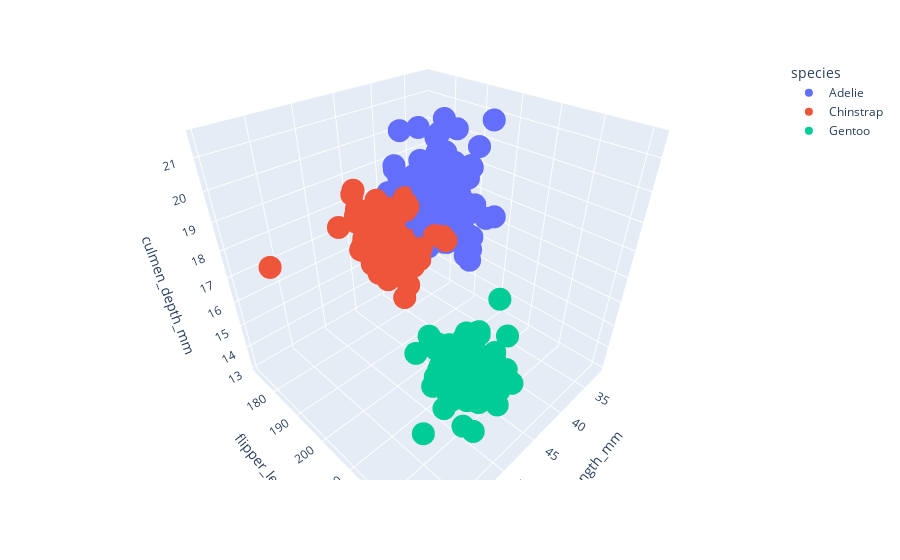

This figure's notebook cell:
### Code cell
fig = px.scatter_3d(df, 
                    x='culmen_length_mm',
                    y='flipper_length_mm',
                    z='culmen_depth_mm',
                    color='species')
fig.show();

### Figure 1 — Plotly figure (JSON) as saved in the notebook; plotly's stock layout.template omitted (floating-point values rounded to 4 significant figures; data arrays with more than 128 entries replaced by an {"elided": "..."} marker saying what was removed)
{"data": [{"hovertemplate": "species=Adelie<br>culmen_length_mm=%{x}<br>flipper_length_mm=%{y}<br>culmen_depth_mm=%{z}<extra></extra>", "legendgroup": "Adelie", "marker": {"color": "#636efa", "symbol": "circle"}, "mode": "markers", "name": "Adelie", "scene": "scene", "showlegend": true, "type": "scatter3d", "x": {"elided": "146 float values"}, "y": {"elided": "146 int values"}, "z": {"elided": "146 float values"}}, {"hovertemplate": "species=Chinstrap<br>culmen_length_mm=%{x}<br>flipper_length_mm=%{y}<br>culmen_depth_mm=%{z}<extra></extra>", "legendgroup": "Chinstrap", "marker": {"color": "#EF553B", "symbol": "circle"}, "mode": "markers", "name": "Chinstrap", "scene": "scene", "showlegend": true, "type": "scatter3d", "x": [46.5, 50, 51.3, 45.4, 52.7, 45.2, 46.1, 51.3, 46, 51.3, 46.6, 51.7, 47, 52, 45.9, 50.5, 50.3, 58, 46.4, 49.2, 42.4, 48.5, 43.2, 50.6, 46.7, 52, 50.5, 49.5, 46.4, 52.8, 40.9, 54.2, 42.5, 51, 49.7, 47.5, 47.6, 52, 46.9, 53.5, 49, 46.2, 50.9, 45.5, 50.9, 50.8, 50.1, 49, 51.5, 49.8, 48.1, 51.4, 45.7, 50.7, 42.5, 52.2, 45.2, 49.3, 50.2, 45.6, 51.9, 46.8, 45.7, 55.8, 43.5, 49.6, 50.8, 50.2], "y": [192, 196, 193, 188, 197, 198, 178, 197, 195, 198, 193, 194, 185, 201, 190, 201, 197, 181, 190, 195, 181, 191, 187, 193, 195, 197, 200, 200, 191, 205, 187, 201, 187, 203, 195, 199, 195, 210, 192, 205, 210, 187, 196, 196, 196, 201, 190, 212, 187, 198, 199, 201, 193, 203, 187, 197, 191, 203, 202, 194, 206, 189, 195, 207, 202, 193, 210, 198], "z": [17.9, 19.5, 19.2, 18.7, 19.8, 17.8, 18.2, 18.2, 18.9, 19.9, 17.8, 20.3, 17.3, 18.1, 17.1, 19.6, 20, 17.8, 18.6, 18.2, 17.3, 17.5, 16.6, 19.4, 17.9, 19, 18.4, 19, 17.8, 20, 16.6, 20.8, 16.7, 18.8, 18.6, 16.8, 18.3, 20.7, 16.6, 19.9, 19.5, 17.5, 19.1, 17, 17.9, 18.5, 17.9, 19.6, 18.7, 17.3, 16.4, 19, 17.3, 19.7, 17.3, 18.8, 16.6, 19.9, 18.8, 19.4, 19.5, 16.5, 17, 19.8, 18.1, 18.2, 19, 18.7]}, {"hovertemplate": "species=Gentoo<br>culmen_length_mm=%{x}<br>flipper_length_mm=%{y}<br>culmen_depth_mm=%{z}<extra></extra>", "legendgroup": "Gentoo", "marker": {"color": "#00cc96", "symbol": "circle"}, "mode": "markers", "name": "Gentoo", "scene": "scene", "showlegend": true, "type": "scatter3d", "x": [46.1, 50, 48.7, 50, 47.6, 46.5, 45.4, 46.7, 43.3, 46.8, 40.9, 49, 45.5, 48.4, 45.8, 49.3, 42, 49.2, 46.2, 48.7, 50.2, 45.1, 46.5, 46.3, 42.9, 46.1, 47.8, 48.2, 50, 47.3, 42.8, 45.1, 59.6, 49.1, 48.4, 42.6, 44.4, 44, 48.7, 42.7, 49.6, 45.3, 49.6, 50.5, 43.6, 45.5, 50.5, 44.9, 45.2, 46.6, 48.5, 45.1, 50.1, 46.5, 45, 43.8, 45.5, 43.2, 50.4, 45.3, 46.2, 45.7, 54.3, 45.8, 49.8, 49.5, 43.5, 50.7, 47.7, 46.4, 48.2, 46.5, 46.4, 48.6, 47.5, 51.1, 45.2, 45.2, 49.1, 52.5, 47.4, 50, 44.9, 50.8, 43.4, 51.3, 47.5, 52.1, 47.5, 52.2, 45.5, 49.5, 44.5, 50.8, 49.4, 46.9, 48.4, 51.1, 48.5, 55.9, 47.2, 49.1, 46.8, 41.7, 53.4, 43.3, 48.1, 50.5, 49.8, 43.5, 51.5, 46.2, 55.1, 48.8, 47.2, 46.8, 50.4, 45.2, 49.9], "y": [211, 230, 210, 218, 215, 210, 211, 219, 209, 215, 214, 216, 214, 213, 210, 217, 210, 221, 209, 222, 218, 215, 213, 215, 215, 215, 215, 210, 220, 222, 209, 207, 230, 220, 220, 213, 219, 208, 208, 208, 225, 210, 216, 222, 217, 210, 225, 213, 215, 210, 220, 210, 225, 217, 220, 208, 220, 208, 224, 208, 221, 214, 231, 219, 230, 229, 220, 223, 216, 221, 221, 217, 216, 230, 209, 220, 215, 223, 212, 221, 212, 224, 212, 228, 218, 218, 212, 230, 218, 228, 212, 224, 214, 226, 216, 222, 203, 225, 219, 228, 215, 228, 215, 210, 219, 208, 209, 216, 229, 213, 230, 217, 230, 222, 214, 215, 222, 212, 213], "z": [13.2, 16.3, 14.1, 15.2, 14.5, 13.5, 14.6, 15.3, 13.4, 15.4, 13.7, 16.1, 13.7, 14.6, 14.6, 15.7, 13.5, 15.2, 14.5, 15.1, 14.3, 14.5, 14.5, 15.8, 13.1, 15.1, 15, 14.3, 15.3, 15.3, 14.2, 14.5, 17, 14.8, 16.3, 13.7, 17.3, 13.6, 15.7, 13.7, 16, 13.7, 15, 15.9, 13.9, 13.9, 15.9, 13.3, 15.8, 14.2, 14.1, 14.4, 15, 14.4, 15.4, 13.9, 15, 14.5, 15.3, 13.8, 14.9, 13.9, 15.7, 14.2, 16.8, 16.2, 14.2, 15, 15, 15.6, 15.6, 14.8, 15, 16, 14.2, 16.3, 13.8, 16.4, 14.5, 15.6, 14.6, 15.9, 13.8, 17.3, 14.4, 14.2, 14, 17, 15, 17.1, 14.5, 16.1, 14.7, 15.7, 15.8, 14.6, 14.4, 16.5, 15, 17, 15.5, 15, 16.1, 14.7, 15.8, 14, 15.1, 15.2, 15.9, 15.2, 16.3, 14.1, 16, 16.2, 13.7, 14.3, 15.7, 14.8, 16.1]}], "layout": {"autosize": true, "legend": {"title": {"text": "species"}, "tracegroupgap": 0}, "margin": {"t": 60}, "scene": {"aspectmode": "auto", "aspectratio": {"x": 1, "y": 1, "z": 1}, "camera": {"center": {"x": 0, "y": 0, "z": 0}, "eye": {"x": 1.023, "y": 1.023, "z": 1.023}, "projection": {"type": "perspective"}, "up": {"x": 0, "y": 0, "z": 1}}, "domain": {"x": [0, 1], "y": [0, 1]}, "xaxis": {"title": {"text": "culmen_length_mm"}, "type": "linear"}, "yaxis": {"title": {"text": "flipper_length_mm"}, "type": "linear"}, "zaxis": {"title": {"text": "culmen_depth_mm"}, "type": "linear"}}}}
